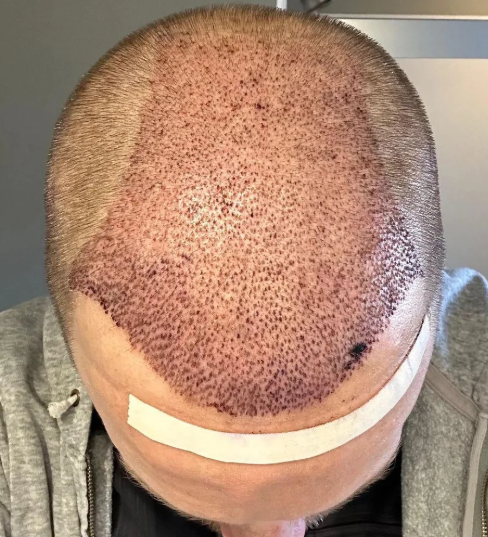
#> input picture calva/3500.PNG, 488 x 537 px, found by its file name; its folder holds only this picture in this run; the run also reads 1 picture not shown here
$ python cabeza.py
#> lines starting #> are read from the running program, lines starting #| are printed output that depends on the picture; long printed decimals are rounded
# PROYECTO DISCAPACIDAD CAPILAR

import cv2
import numpy as np
import matplotlib.pyplot as plt
import os

carpeta = r'C:\Users\WINDOWS\Documents\calva'
all_pixels = []  # renamed for clarity

for nombre in os.listdir(carpeta):
    ruta_completa = os.path.join(carpeta, nombre)
    img = cv2.imread(ruta_completa)
#> img is the input picture: shape (537, 488, 3); mean B, G, R 117.1, 138, 172
    if img is None:
        continue
    img = cv2.resize(img, (512, 512))
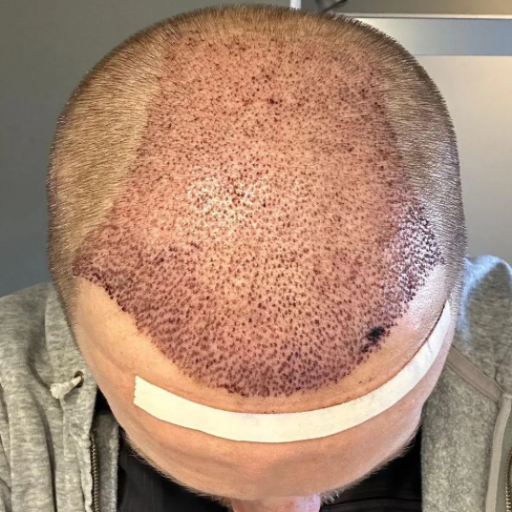
#> img: shape (512, 512, 3); mean B, G, R 117, 137.9, 171.9
    img_gray = cv2.cvtColor(img, cv2.COLOR_BGR2GRAY)
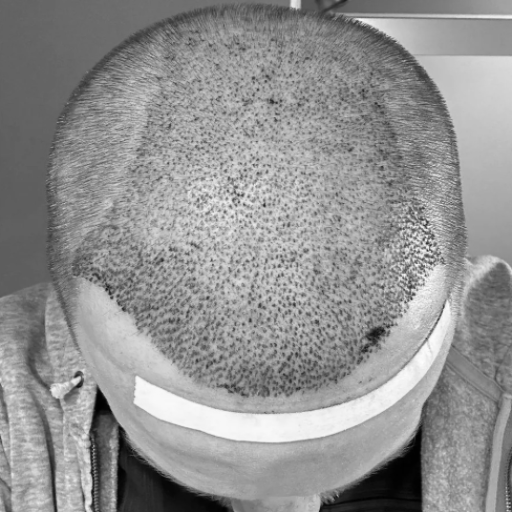
#> img_gray: shape (512, 512); min 0, max 254, mean 145.7

    pixel_values = img_gray.reshape((-1, 1))       # shape: (262144, 1)
    pixel_values = np.float32(pixel_values)
    all_pixels.append(pixel_values)

# Stack all images into a single array for k-means
all_pixels = np.vstack(all_pixels)                 # shape: (N*262144, 1)
print("Shape del dataset:", all_pixels.shape)
#| Shape del dataset: (262144, 1)

k = 2
criteria = (cv2.TERM_CRITERIA_EPS + cv2.TERM_CRITERIA_MAX_ITER, 10, 1.0)

# ✅ Run k-means on ALL pixels, not just the last image
_, labels, centers = cv2.kmeans(
    all_pixels, k, None, criteria, 10, cv2.KMEANS_RANDOM_CENTERS
)
#> centers = [101.6, 172.7]

print("Centros de los clusters:", centers)
#| Centros de los clusters: [[101.6322 ]
#|  [172.673]]
print("Labels shape:", labels.shape)
#| Labels shape: (262144, 1)
